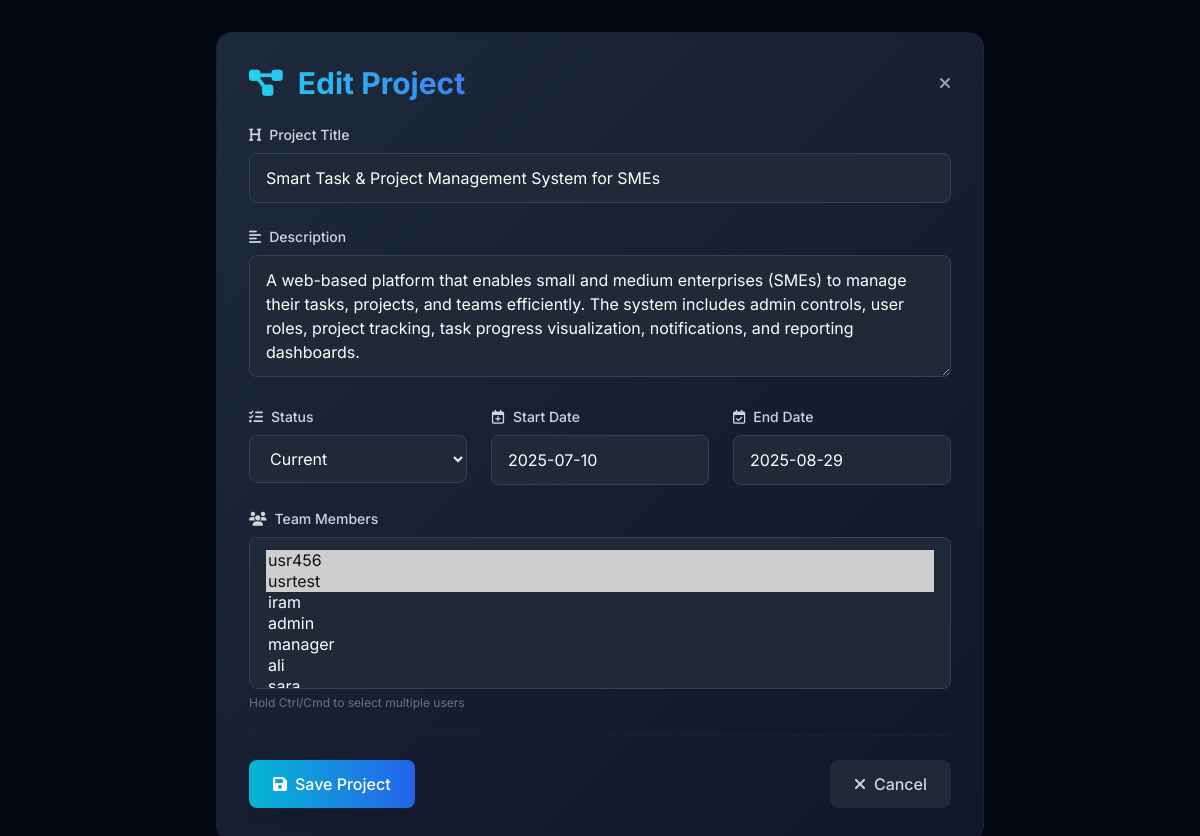
The page /project/projects/1/edit/ (signed in) on the database its author committed.
### project/models.py (models this page shows, shortened)
class Project(models.Model):
    STATUS_CHOICES = [
        ('pending', 'Pending'),
        ('current', 'Current'),
        ('completed', 'Completed'),
        ('failed', 'Failed'),
    ]
    title = models.CharField(max_length=200)
    description = models.TextField(blank=True, null=True)
    status = models.CharField(max_length=20, choices=STATUS_CHOICES, default='pending')
    start_date = models.DateField(null=True, blank=True)
    end_date = models.DateField(null=True, blank=True)
    due_date = models.DateField(null=True, blank=True)
    created_by = models.ForeignKey(settings.AUTH_USER_MODEL, on_delete=models.SET_NULL, null=True, blank=True, related_name='created_projects')
    assigned_users = models.ManyToManyField(
        settings.AUTH_USER_MODEL,
        blank=True,
        related_name='project_assigned_users'  # ✅ Unique related name
    )

### project/decorators.py (the view)
    def wrapper(request, *args, **kwargs):
        if request.user.is_authenticated and request.user.role in ['admin', 'manager']:
            return view_func(request, *args, **kwargs)
        messages.error(request, "You are not authorized to access this page.")
        return redirect('dashboard')  # or wherever you want

### project/forms.py
class ProjectForm(forms.ModelForm):
    class Meta:
        model = Project
        fields = '__all__'
        widgets = {
            'assigned_users': forms.SelectMultiple(attrs={'size': 6}),
        }

### project/utils.py (called while the page is built)
def update_expired_projects():
    today = timezone.now().date()
    expired_projects = Project.objects.filter(end_date__lt=today).exclude(status__in=['completed', 'failed'])
    for project in expired_projects:
        project.status = 'failed'
        project.save()

def update_pending_projects():
    today = timezone.now().date()
    projects = Project.objects.filter(start_date__gt=today).exclude(status='pending')
    for project in projects:
        project.status = 'pending'
        project.save()

### project/views.py (called while the page is built)
@login_required
@is_project_manager_or_admin
def project_edit(request, pk):
    update_expired_projects()
    update_pending_projects()
    project = get_object_or_404(Project, pk=pk)
    form = ProjectForm(request.POST or None, instance=project)
    if form.is_valid():
        form.save()
        messages.success(request, '✅ Project updated successfully.')
        return redirect('project_detail', pk=pk)
    return render(request, 'project/project_form.html', {'form': form})

### users/context_processors.py (called while the page is built)
def user_roles(request):
    user = request.user
    is_admin = False
    if user.is_authenticated:
        user_groups = user.groups.values_list('name', flat=True)
        is_admin = 'Admin' in user_groups
    return {
        'is_admin': is_admin
    }

### users/models.py (called while the page is built)
    def __str__(self):
        return self.username

### project/templates/project/project_form.html (shortened to what this page needs)
{% load static %}
{% load widget_tweaks %}
<!DOCTYPE html>
<html lang="en">
<head>
    <script src="https://cdn.tailwindcss.com"></script>
    <link rel="stylesheet" href="https://cdnjs.cloudflare.com/ajax/libs/font-awesome/6.4.0/css/all.min.css">
</head>
<body class="bg-gray-950 text-gray-100 font-['Inter'] min-h-screen p-4 md:p-8">
    <div class="gradient-bg rounded-2xl shadow-2xl max-w-3xl mx-auto p-6 md:p-8 space-y-6 border border-gray-800/50 backdrop-blur-sm fade-in">
        <div class="flex items-center justify-between mb-6">
            <h2 class="text-2xl md:text-3xl font-bold bg-gradient-to-r from-cyan-400 to-blue-500 bg-clip-text text-transparent">
                <i class="fas fa-project-diagram mr-2"></i>
            </h2>
            <a href="{% url 'project:project_tab' %}" class="text-gray-400 hover:text-gray-200 transition-colors">
                <i class="fas fa-times"></i>
            </a>
        </div>
        <form method="post" class="space-y-6">
            <div>
                <label for="id_title" class="block text-sm font-medium text-gray-300 mb-2">
                    <i class="fas fa-heading mr-2"></i>Project Title
                </label>
                {% render_field form.title class="form-input w-full px-4 py-3 rounded-lg bg-gray-800 border border-gray-700 focus:border-cyan-500 focus:outline-none text-white" placeholder="Enter project title" %}
            </div>
            <div>
                <label for="id_description" class="block text-sm font-medium text-gray-300 mb-2">
                    <i class="fas fa-align-left mr-2"></i>Description
                </label>
                {% render_field form.description class="form-input w-full px-4 py-3 rounded-lg bg-gray-800 border border-gray-700 focus:border-cyan-500 focus:outline-none text-white" rows="4" placeholder="Describe the project..." %}
            </div>
            <div class="grid md:grid-cols-3 gap-6">
                <div>
                    <label for="id_status" class="block text-sm font-medium text-gray-300 mb-2">
                        <i class="fas fa-tasks mr-2"></i>Status
                    </label>
                    {% render_field form.status class="form-input w-full px-4 py-3 rounded-lg bg-gray-800 border border-gray-700 focus:border-cyan-500 focus:outline-none text-white" %}
                </div>
                <div>
                    <label for="id_start_date" class="block text-sm font-medium text-gray-300 mb-2">
                        <i class="far fa-calendar-plus mr-2"></i>Start Date
                    </label>
                    {% render_field form.start_date class="form-input w-full px-4 py-3 rounded-lg bg-gray-800 border border-gray-700 focus:border-cyan-500 focus:outline-none text-white" %}
                </div>
                <div>
                    <label for="id_end_date" class="block text-sm font-medium text-gray-300 mb-2">
                        <i class="far fa-calendar-check mr-2"></i>End Date
                    </label>
                    {% render_field form.end_date class="form-input w-full px-4 py-3 rounded-lg bg-gray-800 border border-gray-700 focus:border-cyan-500 focus:outline-none text-white" %}
                </div>
            </div>
            <div>
                <label for="id_assigned_users" class="block text-sm font-medium text-gray-300 mb-2">
                    <i class="fas fa-users mr-2"></i>Team Members
                </label>
                {% render_field form.assigned_users class="form-input w-full px-4 py-3 rounded-lg bg-gray-800 border border-gray-700 focus:border-cyan-500 focus:outline-none text-white" %}
                <p class="mt-1 text-xs text-gray-500">Hold Ctrl/Cmd to select multiple users</p>
            </div>
            <div class="flex flex-col sm:flex-row justify-between gap-4 pt-6 border-t border-gray-800/50">
                <button type="submit" class="flex items-center justify-center bg-gradient-to-r from-cyan-500 to-blue-600 hover:from-cyan-600 hover:to-blue-700 text-white font-medium py-3 px-6 rounded-lg transition-all shadow-lg hover:shadow-cyan-500/20">
                    <i class="fas fa-save mr-2"></i> Save Project
                </button>
                <a href="{% url 'project:project_tab' %}" class="flex items-center justify-center bg-gray-800 hover:bg-gray-700 text-gray-300 font-medium py-3 px-6 rounded-lg transition-all">
                    <i class="fas fa-times mr-2"></i> Cancel
                </a>
            </div>
        </form>
    </div>
    <link href="https://cdn.jsdelivr.net/npm/select2@4.1.0-rc.0/dist/css/select2.min.css" rel="stylesheet" />
</body>
</html>

### project/templates/project/project_form.html (style rules this page uses)
.gradient-bg { background: linear-gradient(135deg, #1e293b 0%, #0f172a 100%); }
.form-input { transition: all 0.3s ease; }
.fade-in { animation: fadeIn 0.5s ease-in-out; }

### rows shown on the page
Project: title "Smart Task & Project Management System for SMEs", description "A web-based platform that enables small and medium enterprises (SMEs) to manage their tasks, projects, and teams efficiently. The system includes admin controls, user roles, project tracking, task progress visualization, notifications, and reporting dashboards.", status "Current", start_date "2025-07-10", end_date "2025-08-29"
